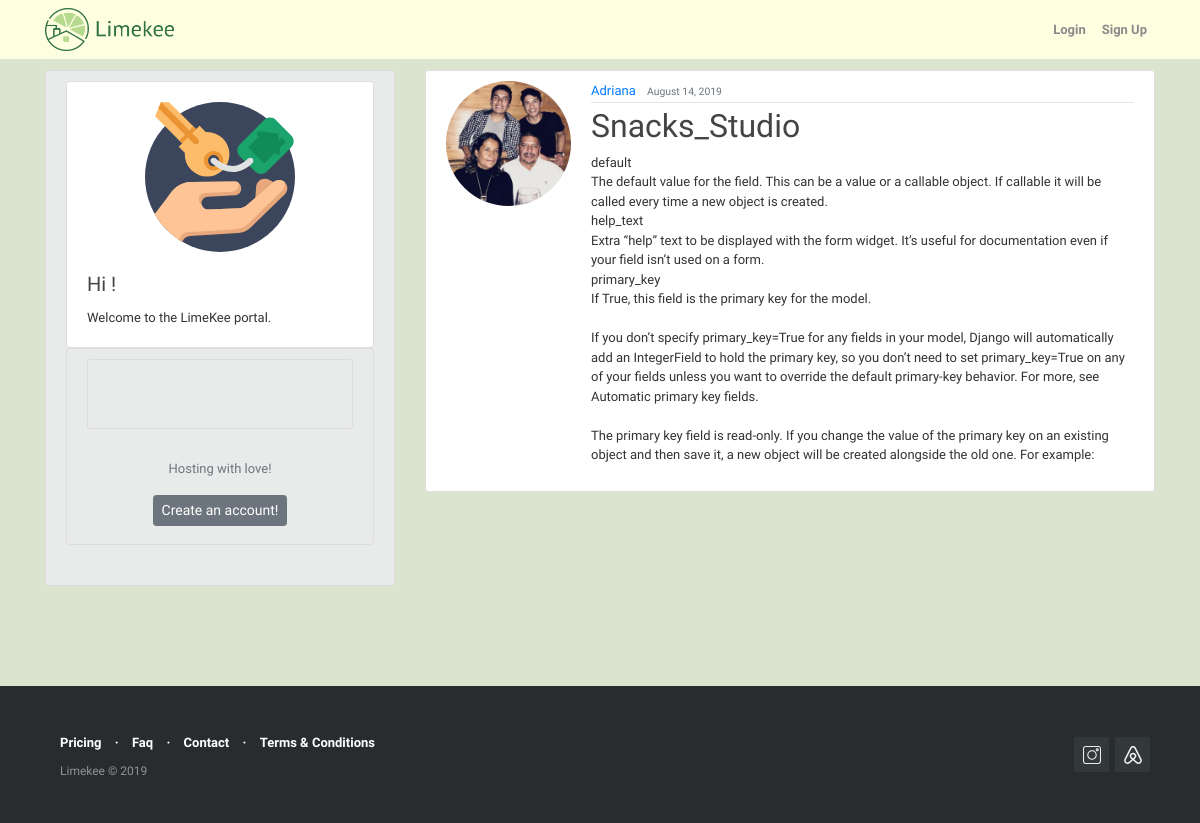
/blog/post/36/, run on the app's committed database.
### blog/models.py (models this page shows, shortened)
class Posts(models.Model):
    title = models.CharField(max_length=100)
    content = models.TextField()
    date_posted = models.DateTimeField(default=timezone.now)
    author = models.ForeignKey(User, on_delete=models.CASCADE)

### users/models.py (models this page shows, shortened)
class Profile(models.Model):
    user = models.OneToOneField(User, on_delete = models.CASCADE)
    first_name = models.CharField(max_length=30, blank=False)
    last_name = models.CharField(max_length=30, blank=False)
    phone_number = models.IntegerField(blank=True, null=True)
    image = models.ImageField (default = 'default.png', upload_to='profile_pics')

### blog/views.py (the view)
# urls.py: path('post/<int:pk>/', PostDetailView.as_view(), name='post-detail'),
class PostDetailView(DetailView):
    model = Posts

### blog/templates/blog/posts_detail.html (shortened to what this page needs)
{% extends "blog/base.html" %}
{% block content %}
      <article class="media content-section">
        <img class="rounded-circle account-img" src="{{ object.author.profile.image.url }}" alt="Author picture">
         <div class="media-body">
           <div class="article-metadata">
           <a class="mr-2" href="{% url 'user-posts' object.author.username %}">{{ object.author }}</a>
           <small class="text-muted">{{ object.date_posted|date:"F d, Y"}}</small>
         </div>
        <h2 class="article-title" >{{ object.title }}</h2>
        <p class="article-content">{{ object.content }}</p>
       </div>
     </article>
{% endblock content %}

### blog/static/blog/main2.css (style rules this page uses)
body { background: #dae4ce; color: #333333; margin-top: 5rem; }
h1, h2, h3, h4, h5, h6 { color: #444444; }
.content-section { background: #ffffff; padding: 10px 20px; border: 1px solid #dddddd; border-radius: 3px; margin-bottom: 30px; }
.article-title { color: #444444; }
.article-content { white-space: pre-line; }
.article-metadata { padding-bottom: 1px; margin-bottom: 4px; border-bottom: 1px solid #e3e3e3 }
.account-img { height: 125px; width: 125px; margin-right: 20px; margin-bottom: 16px; }

### blog/templates/blog/base.html (style rules this page uses)
body { font-family: 'Libre Franklin'; font-size: 13px; }

### data on the page
Posts: author.profile.image (picture), author "Adriana", date_posted "August 14, 2019", title "Snacks_Studio", content "default The default value for the field. This can be a value or a callable object. If callable it will be called every time a new object is created. help_text Extra “help” text to be displayed with the form widget. It’s useful for documentation even if your field isn’t used on a form. primary_key If True, this field is the primary key for the model. If you don’t specify primary_key=True for any fields in your model, Django will automatically add an IntegerField to hold the primary key, so you don’t need to set primary_key=True on any of your fields unless you want to override the default primary-key behavior. For more, see Automatic primary key fields. The primary key field is read-only. If…"
